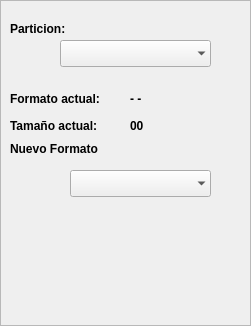
   <widget class="QFrame" name="frameNewFormat">
    <property name="geometry">
     <rect>
      <x>46</x>
      <y>104</y>
      <width>251</width>
      <height>326</height>
     </rect>
    </property>
    <property name="styleSheet">
     <string notr="true">border-image: url(:/new/prefix1/Resources/Menus.png) 0 0 0 0 stretch stretch;</string>
    </property>
    <property name="frameShape">
     <enum>QFrame::StyledPanel</enum>
    </property>
    <property name="frameShadow">
     <enum>QFrame::Raised</enum>
    </property>
    <widget class="QComboBox" name="cdFMParticiones">
     <property name="geometry">
      <rect>
       <x>60</x>
       <y>40</y>
       <width>151</width>
       <height>27</height>
      </rect>
     </property>
     <property name="styleSheet">
      <string>border-image: url(:/new/prefix1/Resources/Menucs.png);</string>
     </property>
     <property name="currentText">
      <string/>
     </property>
     <property name="frame">
      <bool>false</bool>
     </property>
    </widget>
    <widget class="QLabel" name="lbFMParticion">
     <property name="geometry">
      <rect>
       <x>10</x>
       <y>20</y>
       <width>111</width>
       <height>17</height>
      </rect>
     </property>
     <property name="palette">
      <palette>
       <active>
        <colorrole role="WindowText">
         <brush brushstyle="SolidPattern">
          <color alpha="255">
           <red>0</red>
           <green>0</green>
           <blue>0</blue>
          </color>
         </brush>
        </colorrole>
        <colorrole role="Text">
         <brush brushstyle="SolidPattern">
          <color alpha="255">
           <red>0</red>
           <green>0</green>
           <blue>0</blue>
          </color>
         </brush>
        </colorrole>
       </active>
       <inactive>
        <colorrole role="WindowText">
         <brush brushstyle="SolidPattern">
          <color alpha="255">
           <red>0</red>
           <green>0</green>
           <blue>0</blue>
          </color>
         </brush>
        </colorrole>
        <colorrole role="Text">
         <brush brushstyle="SolidPattern">
          <color alpha="255">
           <red>0</red>
           <green>0</green>
           <blue>0</blue>
          </color>
         </brush>
        </colorrole>
       </inactive>
       <disabled>
        <colorrole role="WindowText">
         <brush brushstyle="SolidPattern">
          <color alpha="255">
           <red>159</red>
           <green>158</green>
           <blue>158</blue>
          </color>
         </brush>
        </colorrole>
        <colorrole role="Text">
         <brush brushstyle="SolidPattern">
          <color alpha="255">
           <red>159</red>
           <green>158</green>
           <blue>158</blue>
          </color>
         </brush>
        </colorrole>
       </disabled>
      </palette>
     </property>
     <property name="font">
      <font>
       <weight>75</weight>
       <bold>true</bold>
      </font>
     </property>
     <property name="styleSheet">
      <string notr="true">border-image: url(:/new/prefix1/Resources/Menucs.png);</string>
     </property>
     <property name="text">
      <string>Particion:</string>
     </property>
    </widget>
    <widget class="QLabel" name="lbFMActuallyFormat">
     <property name="geometry">
      <rect>
       <x>10</x>
       <y>90</y>
       <width>111</width>
       <height>17</height>
      </rect>
     </property>
     <property name="palette">
      <palette>
       <active>
        <colorrole role="WindowText">
         <brush brushstyle="SolidPattern">
          <color alpha="255">
           <red>0</red>
           <green>0</green>
           <blue>0</blue>
          </color>
         </brush>
        </colorrole>
        <colorrole role="Text">
         <brush brushstyle="SolidPattern">
          <color alpha="255">
           <red>0</red>
           <green>0</green>
           <blue>0</blue>
          </color>
         </brush>
        </colorrole>
       </active>
       <inactive>
        <colorrole role="WindowText">
         <brush brushstyle="SolidPattern">
          <color alpha="255">
           <red>0</red>
           <green>0</green>
           <blue>0</blue>
          </color>
         </brush>
        </colorrole>
        <colorrole role="Text">
         <brush brushstyle="SolidPattern">
          <color alpha="255">
           <red>0</red>
           <green>0</green>
           <blue>0</blue>
          </color>
         </brush>
        </colorrole>
       </inactive>
       <disabled>
        <colorrole role="WindowText">
         <brush brushstyle="SolidPattern">
          <color alpha="255">
           <red>159</red>
           <green>158</green>
           <blue>158</blue>
          </color>
         </brush>
        </colorrole>
        <colorrole role="Text">
         <brush brushstyle="SolidPattern">
          <color alpha="255">
           <red>159</red>
           <green>158</green>
           <blue>158</blue>
          </color>
         </brush>
        </colorrole>
       </disabled>
      </palette>
     </property>
     <property name="font">
      <font>
       <weight>75</weight>
       <bold>true</bold>
      </font>
     </property>
     <property name="styleSheet">
      <string notr="true">border-image: url(:/new/prefix1/Resources/Menucs.png);</string>
     </property>
     <property name="text">
      <string>Formato actual:</string>
     </property>
    </widget>
    <widget class="QLabel" name="lbFMFormat">
     <property name="geometry">
      <rect>
       <x>130</x>
       <y>90</y>
       <width>71</width>
       <height>17</height>
      </rect>
     </property>
     <property name="palette">
      <palette>
       <active>
        <colorrole role="WindowText">
         <brush brushstyle="SolidPattern">
          <color alpha="255">
           <red>0</red>
           <green>0</green>
           <blue>0</blue>
          </color>
         </brush>
        </colorrole>
        <colorrole role="Text">
         <brush brushstyle="SolidPattern">
          <color alpha="255">
           <red>0</red>
           <green>0</green>
           <blue>0</blue>
          </color>
         </brush>
        </colorrole>
       </active>
       <inactive>
        <colorrole role="WindowText">
         <brush brushstyle="SolidPattern">
          <color alpha="255">
           <red>0</red>
           <green>0</green>
           <blue>0</blue>
          </color>
         </brush>
        </colorrole>
        <colorrole role="Text">
         <brush brushstyle="SolidPattern">
          <color alpha="255">
           <red>0</red>
           <green>0</green>
           <blue>0</blue>
          </color>
         </brush>
        </colorrole>
       </inactive>
       <disabled>
        <colorrole role="WindowText">
         <brush brushstyle="SolidPattern">
          <color alpha="255">
           <red>159</red>
           <green>158</green>
           <blue>158</blue>
          </color>
         </brush>
        </colorrole>
        <colorrole role="Text">
         <brush brushstyle="SolidPattern">
          <color alpha="255">
           <red>159</red>
           <green>158</green>
           <blue>158</blue>
          </color>
         </brush>
        </colorrole>
       </disabled>
      </palette>
     </property>
     <property name="font">
      <font>
       <weight>75</weight>
       <bold>true</bold>
      </font>
     </property>
     <property name="styleSheet">
      <string notr="true">border-image: url(:/new/prefix1/Resources/Menucs.png);</string>
     </property>
     <property name="text">
      <string>- -</string>
     </property>
    </widget>
    <widget class="QLabel" name="lbFMNewformat">
     <property name="geometry">
      <rect>
       <x>10</x>
       <y>140</y>
       <width>111</width>
       <height>17</height>
      </rect>
     </property>
     <property name="palette">
      <palette>
       <active>
        <colorrole role="WindowText">
         <brush brushstyle="SolidPattern">
          <color alpha="255">
           <red>0</red>
           <green>0</green>
           <blue>0</blue>
          </color>
         </brush>
        </colorrole>
        <colorrole role="Text">
         <brush brushstyle="SolidPattern">
          <color alpha="255">
           <red>0</red>
           <green>0</green>
           <blue>0</blue>
          </color>
         </brush>
        </colorrole>
       </active>
       <inactive>
        <colorrole role="WindowText">
         <brush brushstyle="SolidPattern">
          <color alpha="255">
           <red>0</red>
           <green>0</green>
           <blue>0</blue>
          </color>
         </brush>
        </colorrole>
        <colorrole role="Text">
         <brush brushstyle="SolidPattern">
          <color alpha="255">
           <red>0</red>
           <green>0</green>
           <blue>0</blue>
          </color>
         </brush>
        </colorrole>
       </inactive>
       <disabled>
        <colorrole role="WindowText">
         <brush brushstyle="SolidPattern">
          <color alpha="255">
           <red>159</red>
           <green>158</green>
           <blue>158</blue>
          </color>
         </brush>
        </colorrole>
        <colorrole role="Text">
         <brush brushstyle="SolidPattern">
          <color alpha="255">
           <red>159</red>
           <green>158</green>
           <blue>158</blue>
          </color>
         </brush>
        </colorrole>
       </disabled>
      </palette>
     </property>
     <property name="font">
      <font>
       <weight>75</weight>
       <bold>true</bold>
      </font>
     </property>
     <property name="styleSheet">
      <string notr="true">border-image: url(:/new/prefix1/Resources/Menucs.png);</string>
     </property>
     <property name="text">
      <string>Nuevo Formato</string>
     </property>
    </widget>
    <widget class="QComboBox" name="cdFMNewFormat">
     <property name="geometry">
      <rect>
       <x>70</x>
       <y>170</y>
       <width>141</width>
       <height>27</height>
      </rect>
     </property>
     <property name="styleSheet">
      <string notr="true">border-image: url(:/new/prefix1/Resources/Menucs.png);</string>
     </property>
     <property name="currentText">
      <string/>
     </property>
     <property name="frame">
      <bool>false</bool>
     </property>
    </widget>
    <widget class="QPushButton" name="btnNewFormat_2">
     <property name="geometry">
      <rect>
       <x>130</x>
       <y>230</y>
       <width>75</width>
       <height>71</height>
      </rect>
     </property>
     <property name="styleSheet">
      <string notr="true">border-image: url(:/new/prefix1/Resources/Menucs.png);</string>
     </property>
     <property name="text">
      <string/>
     </property>
     <property name="icon">
      <iconset resource="Resources.qrc">
       <normaloff>:/new/prefix1/Resources/btnNewFormat.png</normaloff>:/new/prefix1/Resources/btnNewFormat.png</iconset>
     </property>
     <property name="iconSize">
      <size>
       <width>67</width>
       <height>73</height>
      </size>
     </property>
     <property name="flat">
      <bool>true</bool>
     </property>
    </widget>
    <widget class="QLabel" name="lbFMSize">
     <property name="geometry">
      <rect>
       <x>130</x>
       <y>117</y>
       <width>91</width>
       <height>17</height>
      </rect>
     </property>
     <property name="palette">
      <palette>
       <active>
        <colorrole role="WindowText">
         <brush brushstyle="SolidPattern">
          <color alpha="255">
           <red>0</red>
           <green>0</green>
           <blue>0</blue>
          </color>
         </brush>
        </colorrole>
        <colorrole role="Text">
         <brush brushstyle="SolidPattern">
          <color alpha="255">
           <red>0</red>
           <green>0</green>
           <blue>0</blue>
          </color>
         </brush>
        </colorrole>
       </active>
       <inactive>
        <colorrole role="WindowText">
         <brush brushstyle="SolidPattern">
          <color alpha="255">
           <red>0</red>
           <green>0</green>
           <blue>0</blue>
          </color>
         </brush>
        </colorrole>
        <colorrole role="Text">
         <brush brushstyle="SolidPattern">
          <color alpha="255">
           <red>0</red>
           <green>0</green>
           <blue>0</blue>
          </color>
         </brush>
        </colorrole>
       </inactive>
       <disabled>
        <colorrole role="WindowText">
         <brush brushstyle="SolidPattern">
          <color alpha="255">
           <red>159</red>
           <green>158</green>
           <blue>158</blue>
          </color>
         </brush>
        </colorrole>
        <colorrole role="Text">
         <brush brushstyle="SolidPattern">
          <color alpha="255">
           <red>159</red>
           <green>158</green>
           <blue>158</blue>
          </color>
         </brush>
        </colorrole>
       </disabled>
      </palette>
     </property>
     <property name="font">
      <font>
       <weight>75</weight>
       <bold>true</bold>
      </font>
     </property>
     <property name="styleSheet">
      <string notr="true">border-image: url(:/new/prefix1/Resources/Menucs.png);</string>
     </property>
     <property name="text">
      <string>00</string>
     </property>
    </widget>
    <widget class="QLabel" name="lbFMSIZET">
     <property name="geometry">
      <rect>
       <x>10</x>
       <y>117</y>
       <width>111</width>
       <height>17</height>
      </rect>
     </property>
     <property name="palette">
      <palette>
       <active>
        <colorrole role="WindowText">
         <brush brushstyle="SolidPattern">
          <color alpha="255">
           <red>0</red>
           <green>0</green>
           <blue>0</blue>
          </color>
         </brush>
        </colorrole>
        <colorrole role="Text">
         <brush brushstyle="SolidPattern">
          <color alpha="255">
           <red>0</red>
           <green>0</green>
           <blue>0</blue>
          </color>
         </brush>
        </colorrole>
       </active>
       <inactive>
        <colorrole role="WindowText">
         <brush brushstyle="SolidPattern">
          <color alpha="255">
           <red>0</red>
           <green>0</green>
           <blue>0</blue>
          </color>
         </brush>
        </colorrole>
        <colorrole role="Text">
         <brush brushstyle="SolidPattern">
          <color alpha="255">
           <red>0</red>
           <green>0</green>
           <blue>0</blue>
          </color>
         </brush>
        </colorrole>
       </inactive>
       <disabled>
        <colorrole role="WindowText">
         <brush brushstyle="SolidPattern">
          <color alpha="255">
           <red>159</red>
           <green>158</green>
           <blue>158</blue>
          </color>
         </brush>
        </colorrole>
        <colorrole role="Text">
         <brush brushstyle="SolidPattern">
          <color alpha="255">
           <red>159</red>
           <green>158</green>
           <blue>158</blue>
          </color>
         </brush>
        </colorrole>
       </disabled>
      </palette>
     </property>
     <property name="font">
      <font>
       <weight>75</weight>
       <bold>true</bold>
      </font>
     </property>
     <property name="styleSheet">
      <string notr="true">border-image: url(:/new/prefix1/Resources/Menucs.png);</string>
     </property>
     <property name="text">
      <string>Tamaño actual:</string>
     </property>
    </widget>
   </widget>
